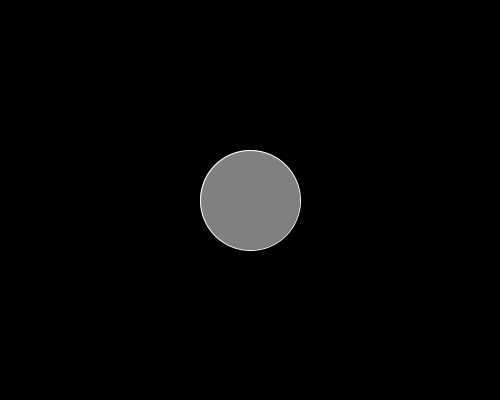
Frame 1 (no input)
Frame 60 (the mouse pressed at the canvas centre just before this capture): identical to frame 1, image omitted
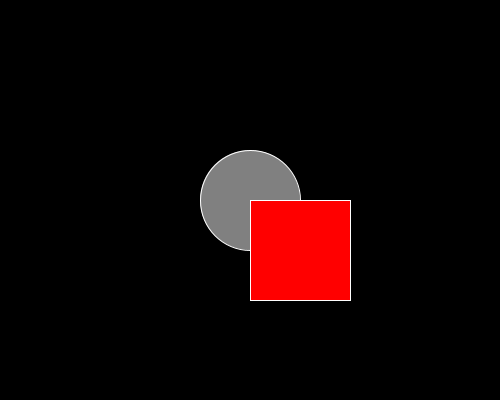
Frame 120 (the mouse held since frame 60 and released just before this capture)

The Processing sketch that drew these frames (run headless with seeded random() and noise(); from frame 60 on, the mouse is pressed at the canvas centre):

// Processing sketch: condition
// ── condition.pde
void setup() {
  size(500, 400);
}

void draw() {
  background(0);

  stroke(255);
  fill(128);
  ellipse(250, 200, 100, 100);

  if (mousePressed) {
    fill(255,0,0);
    rect(250, 200, 100, 100);
  }
}
